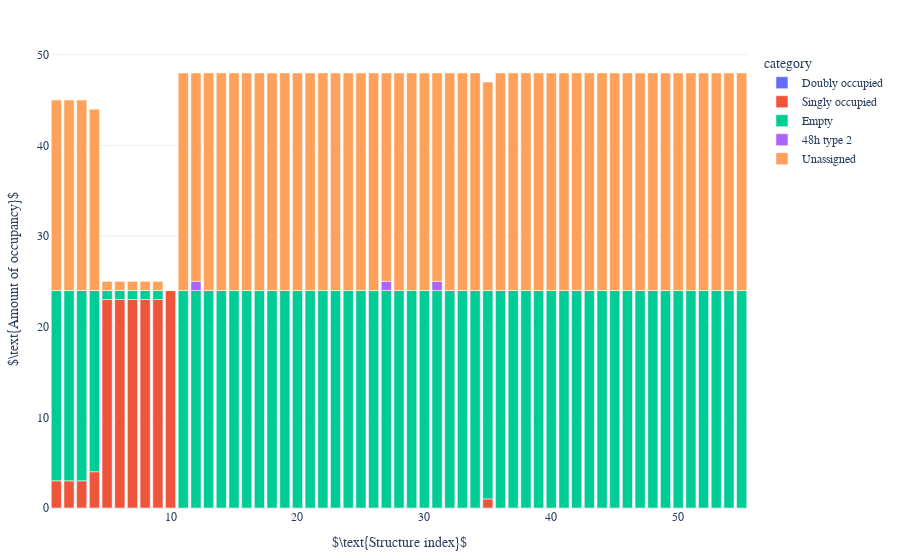
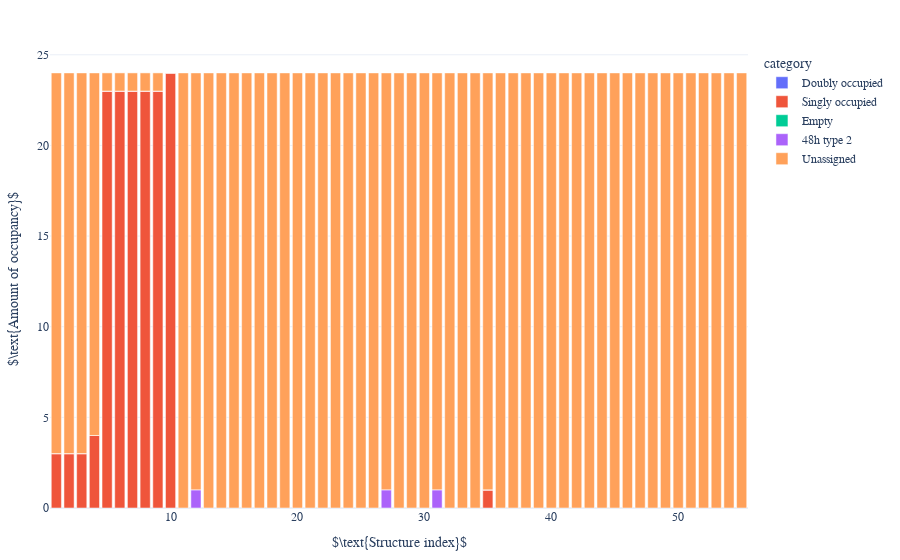
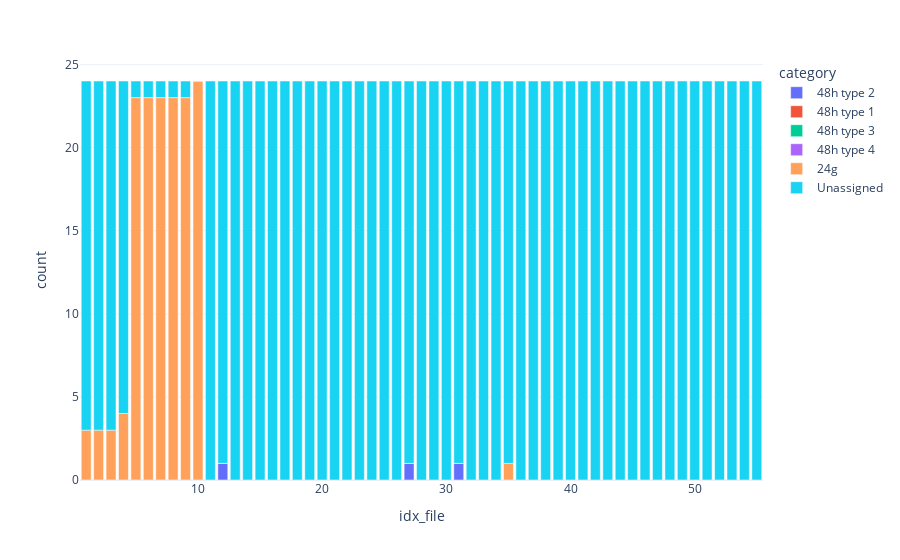
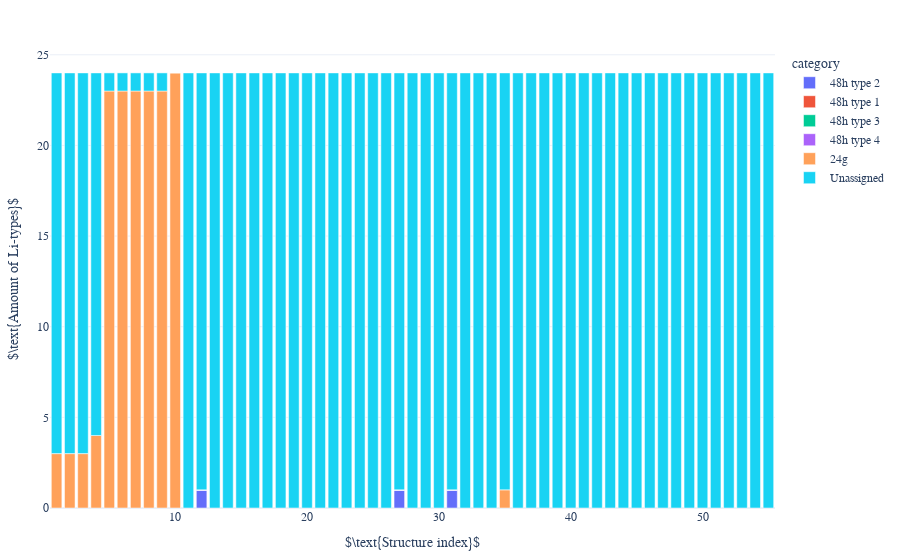

The code cell stored with these charts, in order, in its notebook:
### Code cell
dataframe = df_mapping_metainfo
sorted = "False"

analysis.get_occupancy(dataframe, coor_ref_structure_48n24_expanded, tuple_cage_metainfo, el = "Li")
if proceed_NEB == "True":
    df_occupancy_strict = movement.plot_occupancy(dataframe, sorted, direc_restructure_destination, litype, activate_shiftby1_idxfile=False, strict_count=True)
    df_occupancy = movement.plot_occupancy(dataframe, sorted, direc_restructure_destination, litype, activate_shiftby1_idxfile=False, strict_count=False)
else:
    df_occupancy_strict = movement.plot_occupancy(dataframe, sorted, direc_restructure_destination, litype, activate_shiftby1_idxfile=True, strict_count=True)
    df_occupancy = movement.plot_occupancy(dataframe, sorted, direc_restructure_destination, litype, activate_shiftby1_idxfile=True, strict_count=False)

path_by_tuple_cage.get_complete_closest_tuple_cage(dataframe, tuple_cage_metainfo, coor_48htype2_metainfo)
# weighing_movement(dataframe, litype)
# df_weighted = tuple_cage.get_df_movement(dataframe, to_plot = 'weight')
# # Plot.Movement.Distance.plot_distance(df_weighted, max_mapping_radius, Li_idxs="all")
# Plot.Movement.Distance.plot_distance(df_weighted, max_mapping_radius, activate_shifting_x = False, activate_diameter_line=False, Li_idxs='all')

labelling.get_amount_type(dataframe, litype, el = "Li")
# df_amount_type = mapping_labelling.plot_amount_type(dataframe, litype, el, style, category_labels)
df_amount_type = mapping_labelling.get_df_amount_type(dataframe, litype, el = "Li")
if proceed_NEB == "True":
    mapping_labelling.plot_amount_type(df_amount_type, sorted, direc_restructure_destination, litype, activate_shiftby1_idxfile=False, style = "bar")
else:
    mapping_labelling.plot_amount_type(df_amount_type, sorted, direc_restructure_destination, litype, activate_shiftby1_idxfile=True, style = "bar")
print(df_amount_type.sum())

### Figure 1 — Plotly figure (JSON) as saved in the notebook; plotly's stock layout.template omitted (floating-point values rounded to 4 significant figures)
{"data": [{"alignmentgroup": "True", "hovertemplate": "category=Doubly occupied<br>idx_file=%{x}<br>count=%{y}<extra></extra>", "legendgroup": "Doubly occupied", "marker": {"color": "#636efa", "pattern": {"shape": ""}}, "name": "Doubly occupied", "offsetgroup": "Doubly occupied", "orientation": "v", "showlegend": true, "textposition": "auto", "type": "bar", "x": [1, 2, 3, 4, 5, 6, 7, 8, 9, 10, 11, 12, 13, 14, 15, 16, 17, 18, 19, 20, 21, 22, 23, 24, 25, 26, 27, 28, 29, 30, 31, 32, 33, 34, 35, 36, 37, 38, 39, 40, 41, 42, 43, 44, 45, 46, 47, 48, 49, 50, 51, 52, 53, 54, 55], "xaxis": "x", "y": [0, 0, 0, 0, 0, 0, 0, 0, 0, 0, 0, 0, 0, 0, 0, 0, 0, 0, 0, 0, 0, 0, 0, 0, 0, 0, 0, 0, 0, 0, 0, 0, 0, 0, 0, 0, 0, 0, 0, 0, 0, 0, 0, 0, 0, 0, 0, 0, 0, 0, 0, 0, 0, 0, 0], "yaxis": "y"}, {"alignmentgroup": "True", "hovertemplate": "category=Singly occupied<br>idx_file=%{x}<br>count=%{y}<extra></extra>", "legendgroup": "Singly occupied", "marker": {"color": "#EF553B", "pattern": {"shape": ""}}, "name": "Singly occupied", "offsetgroup": "Singly occupied", "orientation": "v", "showlegend": true, "textposition": "auto", "type": "bar", "x": [1, 2, 3, 4, 5, 6, 7, 8, 9, 10, 11, 12, 13, 14, 15, 16, 17, 18, 19, 20, 21, 22, 23, 24, 25, 26, 27, 28, 29, 30, 31, 32, 33, 34, 35, 36, 37, 38, 39, 40, 41, 42, 43, 44, 45, 46, 47, 48, 49, 50, 51, 52, 53, 54, 55], "xaxis": "x", "y": [3, 3, 3, 4, 23, 23, 23, 23, 23, 24, 0, 0, 0, 0, 0, 0, 0, 0, 0, 0, 0, 0, 0, 0, 0, 0, 0, 0, 0, 0, 0, 0, 0, 0, 1, 0, 0, 0, 0, 0, 0, 0, 0, 0, 0, 0, 0, 0, 0, 0, 0, 0, 0, 0, 0], "yaxis": "y"}, {"alignmentgroup": "True", "hovertemplate": "category=Empty<br>idx_file=%{x}<br>count=%{y}<extra></extra>", "legendgroup": "Empty", "marker": {"color": "#00cc96", "pattern": {"shape": ""}}, "name": "Empty", "offsetgroup": "Empty", "orientation": "v", "showlegend": true, "textposition": "auto", "type": "bar", "x": [1, 2, 3, 4, 5, 6, 7, 8, 9, 10, 11, 12, 13, 14, 15, 16, 17, 18, 19, 20, 21, 22, 23, 24, 25, 26, 27, 28, 29, 30, 31, 32, 33, 34, 35, 36, 37, 38, 39, 40, 41, 42, 43, 44, 45, 46, 47, 48, 49, 50, 51, 52, 53, 54, 55], "xaxis": "x", "y": [21, 21, 21, 20, 1, 1, 1, 1, 1, 0, 24, 24, 24, 24, 24, 24, 24, 24, 24, 24, 24, 24, 24, 24, 24, 24, 24, 24, 24, 24, 24, 24, 24, 24, 23, 24, 24, 24, 24, 24, 24, 24, 24, 24, 24, 24, 24, 24, 24, 24, 24, 24, 24, 24, 24], "yaxis": "y"}, {"alignmentgroup": "True", "hovertemplate": "category=48h type 2<br>idx_file=%{x}<br>count=%{y}<extra></extra>", "legendgroup": "48h type 2", "marker": {"color": "#ab63fa", "pattern": {"shape": ""}}, "name": "48h type 2", "offsetgroup": "48h type 2", "orientation": "v", "showlegend": true, "textposition": "auto", "type": "bar", "x": [1, 2, 3, 4, 5, 6, 7, 8, 9, 10, 11, 12, 13, 14, 15, 16, 17, 18, 19, 20, 21, 22, 23, 24, 25, 26, 27, 28, 29, 30, 31, 32, 33, 34, 35, 36, 37, 38, 39, 40, 41, 42, 43, 44, 45, 46, 47, 48, 49, 50, 51, 52, 53, 54, 55], "xaxis": "x", "y": [0, 0, 0, 0, 0, 0, 0, 0, 0, 0, 0, 1, 0, 0, 0, 0, 0, 0, 0, 0, 0, 0, 0, 0, 0, 0, 1, 0, 0, 0, 1, 0, 0, 0, 0, 0, 0, 0, 0, 0, 0, 0, 0, 0, 0, 0, 0, 0, 0, 0, 0, 0, 0, 0, 0], "yaxis": "y"}, {"alignmentgroup": "True", "hovertemplate": "category=Unassigned<br>idx_file=%{x}<br>count=%{y}<extra></extra>", "legendgroup": "Unassigned", "marker": {"color": "#FFA15A", "pattern": {"shape": ""}}, "name": "Unassigned", "offsetgroup": "Unassigned", "orientation": "v", "showlegend": true, "textposition": "auto", "type": "bar", "x": [1, 2, 3, 4, 5, 6, 7, 8, 9, 10, 11, 12, 13, 14, 15, 16, 17, 18, 19, 20, 21, 22, 23, 24, 25, 26, 27, 28, 29, 30, 31, 32, 33, 34, 35, 36, 37, 38, 39, 40, 41, 42, 43, 44, 45, 46, 47, 48, 49, 50, 51, 52, 53, 54, 55], "xaxis": "x", "y": [21, 21, 21, 20, 1, 1, 1, 1, 1, 0, 24, 23, 24, 24, 24, 24, 24, 24, 24, 24, 24, 24, 24, 24, 24, 24, 23, 24, 24, 24, 23, 24, 24, 24, 23, 24, 24, 24, 24, 24, 24, 24, 24, 24, 24, 24, 24, 24, 24, 24, 24, 24, 24, 24, 24], "yaxis": "y"}], "layout": {"barmode": "relative", "font": {"family": "serif", "size": 12}, "legend": {"title": {"text": "category"}, "tracegroupgap": 0}, "margin": {"b": 50, "l": 20, "r": 20, "t": 50}, "xaxis": {"anchor": "y", "domain": [0, 1], "title": {"text": "$\\text{Structure index}$"}}, "yaxis": {"anchor": "x", "domain": [0, 1], "title": {"text": "$\\text{Amount of occupancy}$"}}}}

### Figure 2 — Plotly figure (JSON) as saved in the notebook; plotly's stock layout.template omitted (floating-point values rounded to 4 significant figures)
{"data": [{"alignmentgroup": "True", "hovertemplate": "category=Doubly occupied<br>idx_file=%{x}<br>count=%{y}<extra></extra>", "legendgroup": "Doubly occupied", "marker": {"color": "#636efa", "pattern": {"shape": ""}}, "name": "Doubly occupied", "offsetgroup": "Doubly occupied", "orientation": "v", "showlegend": true, "textposition": "auto", "type": "bar", "x": [1, 2, 3, 4, 5, 6, 7, 8, 9, 10, 11, 12, 13, 14, 15, 16, 17, 18, 19, 20, 21, 22, 23, 24, 25, 26, 27, 28, 29, 30, 31, 32, 33, 34, 35, 36, 37, 38, 39, 40, 41, 42, 43, 44, 45, 46, 47, 48, 49, 50, 51, 52, 53, 54, 55], "xaxis": "x", "y": [0, 0, 0, 0, 0, 0, 0, 0, 0, 0, 0, 0, 0, 0, 0, 0, 0, 0, 0, 0, 0, 0, 0, 0, 0, 0, 0, 0, 0, 0, 0, 0, 0, 0, 0, 0, 0, 0, 0, 0, 0, 0, 0, 0, 0, 0, 0, 0, 0, 0, 0, 0, 0, 0, 0], "yaxis": "y"}, {"alignmentgroup": "True", "hovertemplate": "category=Singly occupied<br>idx_file=%{x}<br>count=%{y}<extra></extra>", "legendgroup": "Singly occupied", "marker": {"color": "#EF553B", "pattern": {"shape": ""}}, "name": "Singly occupied", "offsetgroup": "Singly occupied", "orientation": "v", "showlegend": true, "textposition": "auto", "type": "bar", "x": [1, 2, 3, 4, 5, 6, 7, 8, 9, 10, 11, 12, 13, 14, 15, 16, 17, 18, 19, 20, 21, 22, 23, 24, 25, 26, 27, 28, 29, 30, 31, 32, 33, 34, 35, 36, 37, 38, 39, 40, 41, 42, 43, 44, 45, 46, 47, 48, 49, 50, 51, 52, 53, 54, 55], "xaxis": "x", "y": [3, 3, 3, 4, 23, 23, 23, 23, 23, 24, 0, 0, 0, 0, 0, 0, 0, 0, 0, 0, 0, 0, 0, 0, 0, 0, 0, 0, 0, 0, 0, 0, 0, 0, 1, 0, 0, 0, 0, 0, 0, 0, 0, 0, 0, 0, 0, 0, 0, 0, 0, 0, 0, 0, 0], "yaxis": "y"}, {"alignmentgroup": "True", "hovertemplate": "category=Empty<br>idx_file=%{x}<br>count=%{y}<extra></extra>", "legendgroup": "Empty", "marker": {"color": "#00cc96", "pattern": {"shape": ""}}, "name": "Empty", "offsetgroup": "Empty", "orientation": "v", "showlegend": true, "textposition": "auto", "type": "bar", "x": [1, 2, 3, 4, 5, 6, 7, 8, 9, 10, 11, 12, 13, 14, 15, 16, 17, 18, 19, 20, 21, 22, 23, 24, 25, 26, 27, 28, 29, 30, 31, 32, 33, 34, 35, 36, 37, 38, 39, 40, 41, 42, 43, 44, 45, 46, 47, 48, 49, 50, 51, 52, 53, 54, 55], "xaxis": "x", "y": [0, 0, 0, 0, 0, 0, 0, 0, 0, 0, 0, 0, 0, 0, 0, 0, 0, 0, 0, 0, 0, 0, 0, 0, 0, 0, 0, 0, 0, 0, 0, 0, 0, 0, 0, 0, 0, 0, 0, 0, 0, 0, 0, 0, 0, 0, 0, 0, 0, 0, 0, 0, 0, 0, 0], "yaxis": "y"}, {"alignmentgroup": "True", "hovertemplate": "category=48h type 2<br>idx_file=%{x}<br>count=%{y}<extra></extra>", "legendgroup": "48h type 2", "marker": {"color": "#ab63fa", "pattern": {"shape": ""}}, "name": "48h type 2", "offsetgroup": "48h type 2", "orientation": "v", "showlegend": true, "textposition": "auto", "type": "bar", "x": [1, 2, 3, 4, 5, 6, 7, 8, 9, 10, 11, 12, 13, 14, 15, 16, 17, 18, 19, 20, 21, 22, 23, 24, 25, 26, 27, 28, 29, 30, 31, 32, 33, 34, 35, 36, 37, 38, 39, 40, 41, 42, 43, 44, 45, 46, 47, 48, 49, 50, 51, 52, 53, 54, 55], "xaxis": "x", "y": [0, 0, 0, 0, 0, 0, 0, 0, 0, 0, 0, 1, 0, 0, 0, 0, 0, 0, 0, 0, 0, 0, 0, 0, 0, 0, 1, 0, 0, 0, 1, 0, 0, 0, 0, 0, 0, 0, 0, 0, 0, 0, 0, 0, 0, 0, 0, 0, 0, 0, 0, 0, 0, 0, 0], "yaxis": "y"}, {"alignmentgroup": "True", "hovertemplate": "category=Unassigned<br>idx_file=%{x}<br>count=%{y}<extra></extra>", "legendgroup": "Unassigned", "marker": {"color": "#FFA15A", "pattern": {"shape": ""}}, "name": "Unassigned", "offsetgroup": "Unassigned", "orientation": "v", "showlegend": true, "textposition": "auto", "type": "bar", "x": [1, 2, 3, 4, 5, 6, 7, 8, 9, 10, 11, 12, 13, 14, 15, 16, 17, 18, 19, 20, 21, 22, 23, 24, 25, 26, 27, 28, 29, 30, 31, 32, 33, 34, 35, 36, 37, 38, 39, 40, 41, 42, 43, 44, 45, 46, 47, 48, 49, 50, 51, 52, 53, 54, 55], "xaxis": "x", "y": [21, 21, 21, 20, 1, 1, 1, 1, 1, 0, 24, 23, 24, 24, 24, 24, 24, 24, 24, 24, 24, 24, 24, 24, 24, 24, 23, 24, 24, 24, 23, 24, 24, 24, 23, 24, 24, 24, 24, 24, 24, 24, 24, 24, 24, 24, 24, 24, 24, 24, 24, 24, 24, 24, 24], "yaxis": "y"}], "layout": {"barmode": "relative", "font": {"family": "serif", "size": 12}, "legend": {"title": {"text": "category"}, "tracegroupgap": 0}, "margin": {"b": 50, "l": 20, "r": 20, "t": 50}, "xaxis": {"anchor": "y", "domain": [0, 1], "title": {"text": "$\\text{Structure index}$"}}, "yaxis": {"anchor": "x", "domain": [0, 1], "title": {"text": "$\\text{Amount of occupancy}$"}}}}

### Figure 3 — Plotly figure (JSON) as saved in the notebook; plotly's stock layout.template omitted (floating-point values rounded to 4 significant figures)
{"data": [{"alignmentgroup": "True", "hovertemplate": "category=48h type 2<br>idx_file=%{x}<br>count=%{y}<extra></extra>", "legendgroup": "48h type 2", "marker": {"color": "#636efa", "pattern": {"shape": ""}}, "name": "48h type 2", "offsetgroup": "48h type 2", "orientation": "v", "showlegend": true, "textposition": "auto", "type": "bar", "x": [1, 2, 3, 4, 5, 6, 7, 8, 9, 10, 11, 12, 13, 14, 15, 16, 17, 18, 19, 20, 21, 22, 23, 24, 25, 26, 27, 28, 29, 30, 31, 32, 33, 34, 35, 36, 37, 38, 39, 40, 41, 42, 43, 44, 45, 46, 47, 48, 49, 50, 51, 52, 53, 54, 55], "xaxis": "x", "y": [0, 0, 0, 0, 0, 0, 0, 0, 0, 0, 0, 1, 0, 0, 0, 0, 0, 0, 0, 0, 0, 0, 0, 0, 0, 0, 1, 0, 0, 0, 1, 0, 0, 0, 0, 0, 0, 0, 0, 0, 0, 0, 0, 0, 0, 0, 0, 0, 0, 0, 0, 0, 0, 0, 0], "yaxis": "y"}, {"alignmentgroup": "True", "hovertemplate": "category=48h type 1<br>idx_file=%{x}<br>count=%{y}<extra></extra>", "legendgroup": "48h type 1", "marker": {"color": "#EF553B", "pattern": {"shape": ""}}, "name": "48h type 1", "offsetgroup": "48h type 1", "orientation": "v", "showlegend": true, "textposition": "auto", "type": "bar", "x": [1, 2, 3, 4, 5, 6, 7, 8, 9, 10, 11, 12, 13, 14, 15, 16, 17, 18, 19, 20, 21, 22, 23, 24, 25, 26, 27, 28, 29, 30, 31, 32, 33, 34, 35, 36, 37, 38, 39, 40, 41, 42, 43, 44, 45, 46, 47, 48, 49, 50, 51, 52, 53, 54, 55], "xaxis": "x", "y": [0, 0, 0, 0, 0, 0, 0, 0, 0, 0, 0, 0, 0, 0, 0, 0, 0, 0, 0, 0, 0, 0, 0, 0, 0, 0, 0, 0, 0, 0, 0, 0, 0, 0, 0, 0, 0, 0, 0, 0, 0, 0, 0, 0, 0, 0, 0, 0, 0, 0, 0, 0, 0, 0, 0], "yaxis": "y"}, {"alignmentgroup": "True", "hovertemplate": "category=48h type 3<br>idx_file=%{x}<br>count=%{y}<extra></extra>", "legendgroup": "48h type 3", "marker": {"color": "#00cc96", "pattern": {"shape": ""}}, "name": "48h type 3", "offsetgroup": "48h type 3", "orientation": "v", "showlegend": true, "textposition": "auto", "type": "bar", "x": [1, 2, 3, 4, 5, 6, 7, 8, 9, 10, 11, 12, 13, 14, 15, 16, 17, 18, 19, 20, 21, 22, 23, 24, 25, 26, 27, 28, 29, 30, 31, 32, 33, 34, 35, 36, 37, 38, 39, 40, 41, 42, 43, 44, 45, 46, 47, 48, 49, 50, 51, 52, 53, 54, 55], "xaxis": "x", "y": [0, 0, 0, 0, 0, 0, 0, 0, 0, 0, 0, 0, 0, 0, 0, 0, 0, 0, 0, 0, 0, 0, 0, 0, 0, 0, 0, 0, 0, 0, 0, 0, 0, 0, 0, 0, 0, 0, 0, 0, 0, 0, 0, 0, 0, 0, 0, 0, 0, 0, 0, 0, 0, 0, 0], "yaxis": "y"}, {"alignmentgroup": "True", "hovertemplate": "category=48h type 4<br>idx_file=%{x}<br>count=%{y}<extra></extra>", "legendgroup": "48h type 4", "marker": {"color": "#ab63fa", "pattern": {"shape": ""}}, "name": "48h type 4", "offsetgroup": "48h type 4", "orientation": "v", "showlegend": true, "textposition": "auto", "type": "bar", "x": [1, 2, 3, 4, 5, 6, 7, 8, 9, 10, 11, 12, 13, 14, 15, 16, 17, 18, 19, 20, 21, 22, 23, 24, 25, 26, 27, 28, 29, 30, 31, 32, 33, 34, 35, 36, 37, 38, 39, 40, 41, 42, 43, 44, 45, 46, 47, 48, 49, 50, 51, 52, 53, 54, 55], "xaxis": "x", "y": [0, 0, 0, 0, 0, 0, 0, 0, 0, 0, 0, 0, 0, 0, 0, 0, 0, 0, 0, 0, 0, 0, 0, 0, 0, 0, 0, 0, 0, 0, 0, 0, 0, 0, 0, 0, 0, 0, 0, 0, 0, 0, 0, 0, 0, 0, 0, 0, 0, 0, 0, 0, 0, 0, 0], "yaxis": "y"}, {"alignmentgroup": "True", "hovertemplate": "category=24g<br>idx_file=%{x}<br>count=%{y}<extra></extra>", "legendgroup": "24g", "marker": {"color": "#FFA15A", "pattern": {"shape": ""}}, "name": "24g", "offsetgroup": "24g", "orientation": "v", "showlegend": true, "textposition": "auto", "type": "bar", "x": [1, 2, 3, 4, 5, 6, 7, 8, 9, 10, 11, 12, 13, 14, 15, 16, 17, 18, 19, 20, 21, 22, 23, 24, 25, 26, 27, 28, 29, 30, 31, 32, 33, 34, 35, 36, 37, 38, 39, 40, 41, 42, 43, 44, 45, 46, 47, 48, 49, 50, 51, 52, 53, 54, 55], "xaxis": "x", "y": [3, 3, 3, 4, 23, 23, 23, 23, 23, 24, 0, 0, 0, 0, 0, 0, 0, 0, 0, 0, 0, 0, 0, 0, 0, 0, 0, 0, 0, 0, 0, 0, 0, 0, 1, 0, 0, 0, 0, 0, 0, 0, 0, 0, 0, 0, 0, 0, 0, 0, 0, 0, 0, 0, 0], "yaxis": "y"}, {"alignmentgroup": "True", "hovertemplate": "category=Unassigned<br>idx_file=%{x}<br>count=%{y}<extra></extra>", "legendgroup": "Unassigned", "marker": {"color": "#19d3f3", "pattern": {"shape": ""}}, "name": "Unassigned", "offsetgroup": "Unassigned", "orientation": "v", "showlegend": true, "textposition": "auto", "type": "bar", "x": [1, 2, 3, 4, 5, 6, 7, 8, 9, 10, 11, 12, 13, 14, 15, 16, 17, 18, 19, 20, 21, 22, 23, 24, 25, 26, 27, 28, 29, 30, 31, 32, 33, 34, 35, 36, 37, 38, 39, 40, 41, 42, 43, 44, 45, 46, 47, 48, 49, 50, 51, 52, 53, 54, 55], "xaxis": "x", "y": [21, 21, 21, 20, 1, 1, 1, 1, 1, 0, 24, 23, 24, 24, 24, 24, 24, 24, 24, 24, 24, 24, 24, 24, 24, 24, 23, 24, 24, 24, 23, 24, 24, 24, 23, 24, 24, 24, 24, 24, 24, 24, 24, 24, 24, 24, 24, 24, 24, 24, 24, 24, 24, 24, 24], "yaxis": "y"}], "layout": {"barmode": "relative", "legend": {"title": {"text": "category"}, "tracegroupgap": 0}, "margin": {"t": 60}, "xaxis": {"anchor": "y", "domain": [0, 1], "title": {"text": "idx_file"}}, "yaxis": {"anchor": "x", "domain": [0, 1], "title": {"text": "count"}}}}

### Figure 4 — Plotly figure (JSON) as saved in the notebook; plotly's stock layout.template omitted (floating-point values rounded to 4 significant figures)
{"data": [{"alignmentgroup": "True", "hovertemplate": "category=48h type 2<br>idx_file=%{x}<br>count=%{y}<extra></extra>", "legendgroup": "48h type 2", "marker": {"color": "#636efa", "pattern": {"shape": ""}}, "name": "48h type 2", "offsetgroup": "48h type 2", "orientation": "v", "showlegend": true, "textposition": "auto", "type": "bar", "x": [1, 2, 3, 4, 5, 6, 7, 8, 9, 10, 11, 12, 13, 14, 15, 16, 17, 18, 19, 20, 21, 22, 23, 24, 25, 26, 27, 28, 29, 30, 31, 32, 33, 34, 35, 36, 37, 38, 39, 40, 41, 42, 43, 44, 45, 46, 47, 48, 49, 50, 51, 52, 53, 54, 55], "xaxis": "x", "y": [0, 0, 0, 0, 0, 0, 0, 0, 0, 0, 0, 1, 0, 0, 0, 0, 0, 0, 0, 0, 0, 0, 0, 0, 0, 0, 1, 0, 0, 0, 1, 0, 0, 0, 0, 0, 0, 0, 0, 0, 0, 0, 0, 0, 0, 0, 0, 0, 0, 0, 0, 0, 0, 0, 0], "yaxis": "y"}, {"alignmentgroup": "True", "hovertemplate": "category=48h type 1<br>idx_file=%{x}<br>count=%{y}<extra></extra>", "legendgroup": "48h type 1", "marker": {"color": "#EF553B", "pattern": {"shape": ""}}, "name": "48h type 1", "offsetgroup": "48h type 1", "orientation": "v", "showlegend": true, "textposition": "auto", "type": "bar", "x": [1, 2, 3, 4, 5, 6, 7, 8, 9, 10, 11, 12, 13, 14, 15, 16, 17, 18, 19, 20, 21, 22, 23, 24, 25, 26, 27, 28, 29, 30, 31, 32, 33, 34, 35, 36, 37, 38, 39, 40, 41, 42, 43, 44, 45, 46, 47, 48, 49, 50, 51, 52, 53, 54, 55], "xaxis": "x", "y": [0, 0, 0, 0, 0, 0, 0, 0, 0, 0, 0, 0, 0, 0, 0, 0, 0, 0, 0, 0, 0, 0, 0, 0, 0, 0, 0, 0, 0, 0, 0, 0, 0, 0, 0, 0, 0, 0, 0, 0, 0, 0, 0, 0, 0, 0, 0, 0, 0, 0, 0, 0, 0, 0, 0], "yaxis": "y"}, {"alignmentgroup": "True", "hovertemplate": "category=48h type 3<br>idx_file=%{x}<br>count=%{y}<extra></extra>", "legendgroup": "48h type 3", "marker": {"color": "#00cc96", "pattern": {"shape": ""}}, "name": "48h type 3", "offsetgroup": "48h type 3", "orientation": "v", "showlegend": true, "textposition": "auto", "type": "bar", "x": [1, 2, 3, 4, 5, 6, 7, 8, 9, 10, 11, 12, 13, 14, 15, 16, 17, 18, 19, 20, 21, 22, 23, 24, 25, 26, 27, 28, 29, 30, 31, 32, 33, 34, 35, 36, 37, 38, 39, 40, 41, 42, 43, 44, 45, 46, 47, 48, 49, 50, 51, 52, 53, 54, 55], "xaxis": "x", "y": [0, 0, 0, 0, 0, 0, 0, 0, 0, 0, 0, 0, 0, 0, 0, 0, 0, 0, 0, 0, 0, 0, 0, 0, 0, 0, 0, 0, 0, 0, 0, 0, 0, 0, 0, 0, 0, 0, 0, 0, 0, 0, 0, 0, 0, 0, 0, 0, 0, 0, 0, 0, 0, 0, 0], "yaxis": "y"}, {"alignmentgroup": "True", "hovertemplate": "category=48h type 4<br>idx_file=%{x}<br>count=%{y}<extra></extra>", "legendgroup": "48h type 4", "marker": {"color": "#ab63fa", "pattern": {"shape": ""}}, "name": "48h type 4", "offsetgroup": "48h type 4", "orientation": "v", "showlegend": true, "textposition": "auto", "type": "bar", "x": [1, 2, 3, 4, 5, 6, 7, 8, 9, 10, 11, 12, 13, 14, 15, 16, 17, 18, 19, 20, 21, 22, 23, 24, 25, 26, 27, 28, 29, 30, 31, 32, 33, 34, 35, 36, 37, 38, 39, 40, 41, 42, 43, 44, 45, 46, 47, 48, 49, 50, 51, 52, 53, 54, 55], "xaxis": "x", "y": [0, 0, 0, 0, 0, 0, 0, 0, 0, 0, 0, 0, 0, 0, 0, 0, 0, 0, 0, 0, 0, 0, 0, 0, 0, 0, 0, 0, 0, 0, 0, 0, 0, 0, 0, 0, 0, 0, 0, 0, 0, 0, 0, 0, 0, 0, 0, 0, 0, 0, 0, 0, 0, 0, 0], "yaxis": "y"}, {"alignmentgroup": "True", "hovertemplate": "category=24g<br>idx_file=%{x}<br>count=%{y}<extra></extra>", "legendgroup": "24g", "marker": {"color": "#FFA15A", "pattern": {"shape": ""}}, "name": "24g", "offsetgroup": "24g", "orientation": "v", "showlegend": true, "textposition": "auto", "type": "bar", "x": [1, 2, 3, 4, 5, 6, 7, 8, 9, 10, 11, 12, 13, 14, 15, 16, 17, 18, 19, 20, 21, 22, 23, 24, 25, 26, 27, 28, 29, 30, 31, 32, 33, 34, 35, 36, 37, 38, 39, 40, 41, 42, 43, 44, 45, 46, 47, 48, 49, 50, 51, 52, 53, 54, 55], "xaxis": "x", "y": [3, 3, 3, 4, 23, 23, 23, 23, 23, 24, 0, 0, 0, 0, 0, 0, 0, 0, 0, 0, 0, 0, 0, 0, 0, 0, 0, 0, 0, 0, 0, 0, 0, 0, 1, 0, 0, 0, 0, 0, 0, 0, 0, 0, 0, 0, 0, 0, 0, 0, 0, 0, 0, 0, 0], "yaxis": "y"}, {"alignmentgroup": "True", "hovertemplate": "category=Unassigned<br>idx_file=%{x}<br>count=%{y}<extra></extra>", "legendgroup": "Unassigned", "marker": {"color": "#19d3f3", "pattern": {"shape": ""}}, "name": "Unassigned", "offsetgroup": "Unassigned", "orientation": "v", "showlegend": true, "textposition": "auto", "type": "bar", "x": [1, 2, 3, 4, 5, 6, 7, 8, 9, 10, 11, 12, 13, 14, 15, 16, 17, 18, 19, 20, 21, 22, 23, 24, 25, 26, 27, 28, 29, 30, 31, 32, 33, 34, 35, 36, 37, 38, 39, 40, 41, 42, 43, 44, 45, 46, 47, 48, 49, 50, 51, 52, 53, 54, 55], "xaxis": "x", "y": [21, 21, 21, 20, 1, 1, 1, 1, 1, 0, 24, 23, 24, 24, 24, 24, 24, 24, 24, 24, 24, 24, 24, 24, 24, 24, 23, 24, 24, 24, 23, 24, 24, 24, 23, 24, 24, 24, 24, 24, 24, 24, 24, 24, 24, 24, 24, 24, 24, 24, 24, 24, 24, 24, 24], "yaxis": "y"}], "layout": {"barmode": "relative", "font": {"family": "serif", "size": 12}, "legend": {"title": {"text": "category"}, "tracegroupgap": 0}, "margin": {"b": 50, "l": 20, "r": 20, "t": 50}, "xaxis": {"anchor": "y", "domain": [0, 1], "title": {"text": "$\\text{Structure index}$"}}, "yaxis": {"anchor": "x", "domain": [0, 1], "title": {"text": "$\\text{Amount of Li-types}$"}}}}
